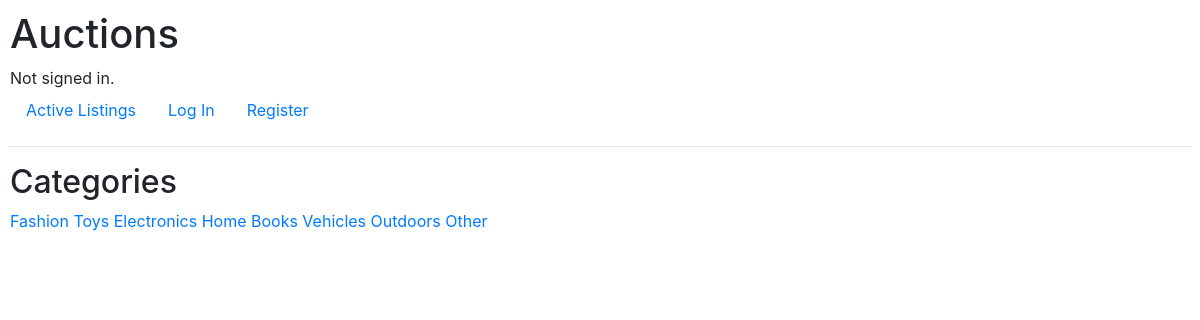
The page /categories on the database its author committed.
### auctions/models.py (models this page shows, shortened)
class Category(models.Model):
    title = models.CharField(max_length=64)

### auctions/views.py (the view)
# urls.py: path("categories", views.categories, name="categories"),
def categories(request):
    categories = Category.objects.all()
    return render(request, "auctions/categories.html", {
        "categories": categories
    })

### auctions/templates/auctions/categories.html
{% extends "auctions/layout.html" %}
{% block body %}
    <h2>Categories</h2>
    <div class="categories-wrapper">
        {% for category in categories %}
        <a href="{% url "category" name=category.title %}">{{ category.title }}</a>
        {% endfor %}
    </div>
{% endblock %}

### auctions/static/auctions/styles.css (style rules this page uses)
body { padding: 10px; }

### rows shown on the page
Category: title "Fashion"
Category: title "Toys"
Category: title "Electronics"
Category: title "Home"
Category: title "Books"
Category: title "Vehicles"
Category: title "Outdoors"
Category: title "Other"
